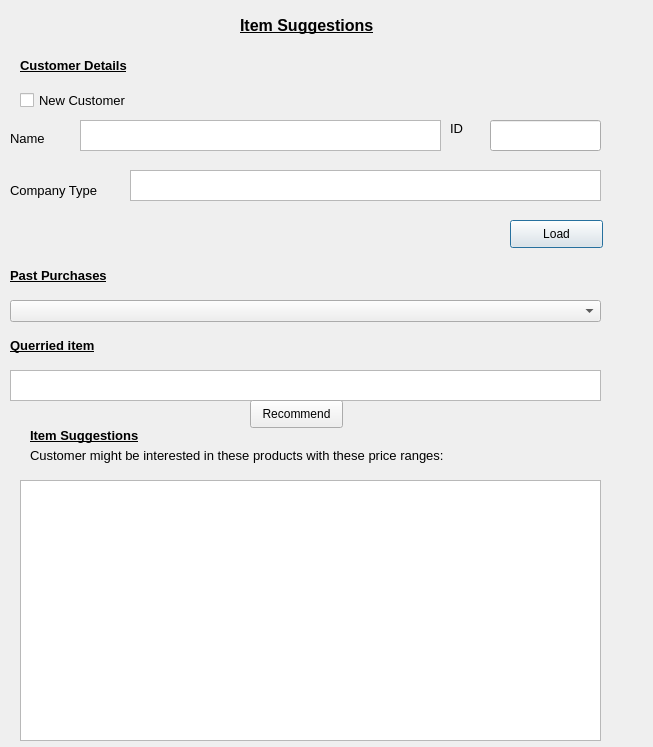
<?xml version="1.0" encoding="UTF-8"?>
<ui version="4.0">
 <class>Dialog</class>
 <widget class="QDialog" name="Dialog">
  <property name="geometry">
   <rect>
    <x>0</x>
    <y>0</y>
    <width>653</width>
    <height>747</height>
   </rect>
  </property>
  <property name="windowTitle">
   <string>Dialog</string>
  </property>
  <widget class="QLabel" name="label">
   <property name="geometry">
    <rect>
     <x>20</x>
     <y>50</y>
     <width>171</width>
     <height>31</height>
    </rect>
   </property>
   <property name="font">
    <font>
     <pointsize>10</pointsize>
     <weight>75</weight>
     <bold>true</bold>
     <underline>true</underline>
    </font>
   </property>
   <property name="text">
    <string>Customer Details</string>
   </property>
  </widget>
  <widget class="QCheckBox" name="checkBox_Newcustomer">
   <property name="geometry">
    <rect>
     <x>20</x>
     <y>90</y>
     <width>151</width>
     <height>20</height>
    </rect>
   </property>
   <property name="font">
    <font>
     <pointsize>10</pointsize>
    </font>
   </property>
   <property name="text">
    <string>New Customer</string>
   </property>
  </widget>
  <widget class="QTextEdit" name="text_Name">
   <property name="geometry">
    <rect>
     <x>80</x>
     <y>120</y>
     <width>361</width>
     <height>31</height>
    </rect>
   </property>
  </widget>
  <widget class="QLabel" name="label_2">
   <property name="geometry">
    <rect>
     <x>10</x>
     <y>130</y>
     <width>53</width>
     <height>16</height>
    </rect>
   </property>
   <property name="font">
    <font>
     <pointsize>10</pointsize>
    </font>
   </property>
   <property name="text">
    <string>Name</string>
   </property>
  </widget>
  <widget class="QLabel" name="label_3">
   <property name="geometry">
    <rect>
     <x>450</x>
     <y>120</y>
     <width>53</width>
     <height>16</height>
    </rect>
   </property>
   <property name="font">
    <font>
     <pointsize>10</pointsize>
    </font>
   </property>
   <property name="text">
    <string>ID</string>
   </property>
  </widget>
  <widget class="QLabel" name="label_4">
   <property name="geometry">
    <rect>
     <x>240</x>
     <y>10</y>
     <width>191</width>
     <height>31</height>
    </rect>
   </property>
   <property name="font">
    <font>
     <pointsize>12</pointsize>
     <weight>75</weight>
     <bold>true</bold>
     <underline>true</underline>
    </font>
   </property>
   <property name="text">
    <string>Item Suggestions</string>
   </property>
  </widget>
  <widget class="QLabel" name="label_5">
   <property name="geometry">
    <rect>
     <x>10</x>
     <y>180</y>
     <width>111</width>
     <height>21</height>
    </rect>
   </property>
   <property name="font">
    <font>
     <pointsize>10</pointsize>
    </font>
   </property>
   <property name="text">
    <string>Company Type</string>
   </property>
  </widget>
  <widget class="QTextEdit" name="textType">
   <property name="geometry">
    <rect>
     <x>130</x>
     <y>170</y>
     <width>471</width>
     <height>31</height>
    </rect>
   </property>
  </widget>
  <widget class="QLabel" name="label_6">
   <property name="geometry">
    <rect>
     <x>10</x>
     <y>260</y>
     <width>171</width>
     <height>31</height>
    </rect>
   </property>
   <property name="font">
    <font>
     <pointsize>10</pointsize>
     <weight>75</weight>
     <bold>true</bold>
     <underline>true</underline>
    </font>
   </property>
   <property name="text">
    <string>Past Purchases</string>
   </property>
  </widget>
  <widget class="QComboBox" name="comboBox">
   <property name="geometry">
    <rect>
     <x>10</x>
     <y>300</y>
     <width>591</width>
     <height>22</height>
    </rect>
   </property>
  </widget>
  <widget class="QLabel" name="label_7">
   <property name="geometry">
    <rect>
     <x>30</x>
     <y>420</y>
     <width>171</width>
     <height>31</height>
    </rect>
   </property>
   <property name="font">
    <font>
     <pointsize>10</pointsize>
     <weight>75</weight>
     <bold>true</bold>
     <underline>true</underline>
    </font>
   </property>
   <property name="text">
    <string>Item Suggestions</string>
   </property>
  </widget>
  <widget class="QTableWidget" name="tableWidget">
   <property name="geometry">
    <rect>
     <x>20</x>
     <y>480</y>
     <width>581</width>
     <height>261</height>
    </rect>
   </property>
  </widget>
  <widget class="QLabel" name="label_8">
   <property name="geometry">
    <rect>
     <x>30</x>
     <y>440</y>
     <width>581</width>
     <height>31</height>
    </rect>
   </property>
   <property name="font">
    <font>
     <pointsize>10</pointsize>
    </font>
   </property>
   <property name="text">
    <string>Customer might be interested in these products with these price ranges: </string>
   </property>
  </widget>
  <widget class="QTextEdit" name="textItems">
   <property name="geometry">
    <rect>
     <x>10</x>
     <y>370</y>
     <width>591</width>
     <height>31</height>
    </rect>
   </property>
  </widget>
  <widget class="QLabel" name="label_9">
   <property name="geometry">
    <rect>
     <x>10</x>
     <y>330</y>
     <width>171</width>
     <height>31</height>
    </rect>
   </property>
   <property name="font">
    <font>
     <pointsize>10</pointsize>
     <weight>75</weight>
     <bold>true</bold>
     <underline>true</underline>
    </font>
   </property>
   <property name="text">
    <string>Querried item</string>
   </property>
  </widget>
  <widget class="QPushButton" name="btLoad">
   <property name="geometry">
    <rect>
     <x>510</x>
     <y>220</y>
     <width>93</width>
     <height>28</height>
    </rect>
   </property>
   <property name="text">
    <string>Load</string>
   </property>
  </widget>
  <widget class="QLineEdit" name="lnID">
   <property name="geometry">
    <rect>
     <x>490</x>
     <y>120</y>
     <width>111</width>
     <height>31</height>
    </rect>
   </property>
  </widget>
  <widget class="QPushButton" name="btRecom">
   <property name="geometry">
    <rect>
     <x>250</x>
     <y>400</y>
     <width>93</width>
     <height>28</height>
    </rect>
   </property>
   <property name="text">
    <string>Recommend</string>
   </property>
  </widget>
  <widget class="QLabel" name="lbPurchase">
   <property name="geometry">
    <rect>
     <x>170</x>
     <y>270</y>
     <width>371</width>
     <height>16</height>
    </rect>
   </property>
   <property name="text">
    <string/>
   </property>
  </widget>
 </widget>
 <resources/>
 <connections/>
</ui>
